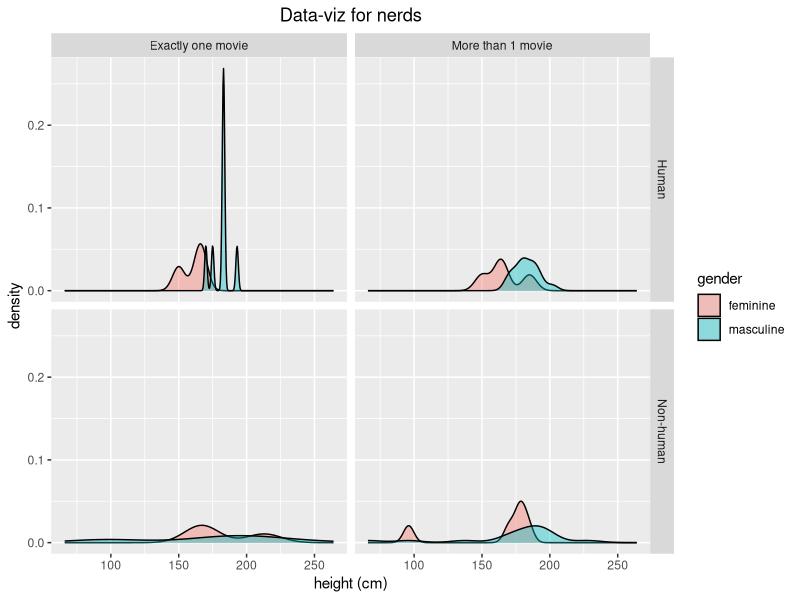

Recreate this plot in R.
## ---- chunk 1
# some code to run
library(tidyverse)
data(starwars)

# make a cool figure:
starwars %>%
  rowwise() %>%
  mutate(n_films = length(films)) %>%
  mutate(more_1 = case_when(n_films == 1 ~ "Exactly one movie",
                            n_films != 1 ~ "More than 1 movie")) %>%
  mutate(human = case_when(species == "Human" ~ "Human",
                           species != "Human" ~ "Non-human")) %>%
  filter(gender %in% c("feminine", "masculine"), !is.na(human)) %>%
  ggplot(aes(height, fill = gender)) +
  facet_grid(human ~ more_1) +
  ggtitle("Data-viz for nerds") +
  xlab("height (cm)") +
  geom_density(alpha = 0.4) +
  theme(plot.title = element_text(hjust = 0.5))

